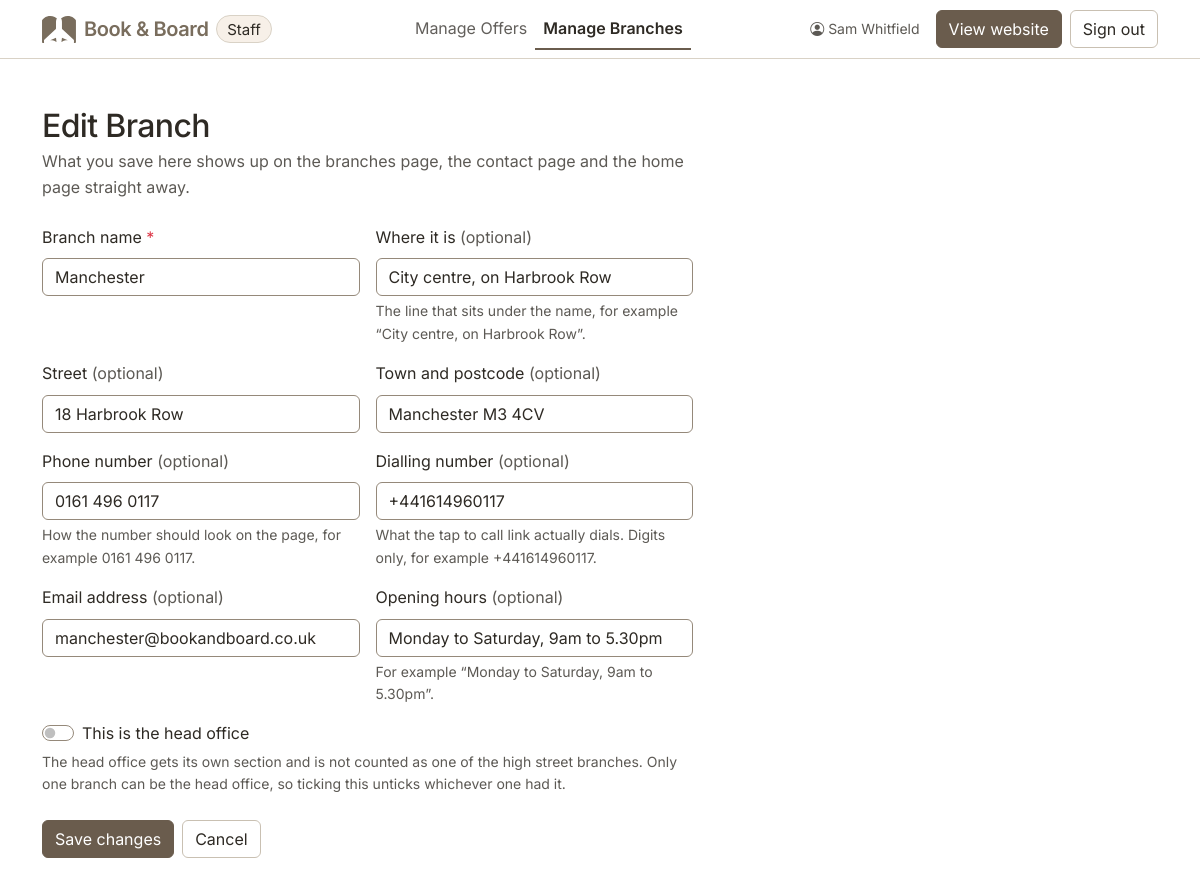
The page /basic/staff/branch-form.php?id=1 (signed in) on the database its author committed.
### tables this page shows
CREATE TABLE IF NOT EXISTS branches (
  id             INT UNSIGNED NOT NULL AUTO_INCREMENT,
  name           VARCHAR(100) NOT NULL,
  location       VARCHAR(150) NOT NULL DEFAULT '',
  street         VARCHAR(150) NOT NULL DEFAULT '',
  area           VARCHAR(150) NOT NULL DEFAULT '',
  phone          VARCHAR(30)  NOT NULL DEFAULT '',
  tel            VARCHAR(30)  NOT NULL DEFAULT '',
  email          VARCHAR(190) NOT NULL DEFAULT '',
  hours          VARCHAR(120) NOT NULL DEFAULT '',
  is_head_office TINYINT(1)   NOT NULL DEFAULT 0,
  created_at     DATETIME     NOT NULL DEFAULT CURRENT_TIMESTAMP,
  PRIMARY KEY (id),
  KEY idx_branches_office (is_head_office, id)
);

### basic/includes/db.php (called while the page is built, shortened)
<?php
function db(): PDO
{
    static $pdo = null;
    if ($pdo === null) {
        $dsn = sprintf('mysql:host=%s;port=%d;dbname=%s;charset=utf8mb4', DB_HOST, DB_PORT, DB_NAME);
        $pdo = new PDO($dsn, DB_USER, DB_PASS, [
            PDO::ATTR_ERRMODE            => PDO::ERRMODE_EXCEPTION,
            PDO::ATTR_DEFAULT_FETCH_MODE => PDO::FETCH_ASSOC,
            PDO::ATTR_EMULATE_PREPARES   => false,
        ]);
    }
    return $pdo;
}
function db_available(): bool
{
    static $available = null;
    if ($available === null) {
        try {
            $available = true;
        } catch (PDOException $e) {
            $available = false;
        }
    }
    return $available;
}
function branch_row(array $row): array
{
    $row['id']           = (int) $row['id'];
    $row['isHeadOffice'] = (bool) $row['isHeadOffice'];
    return $row;
}
function branches_select(string $conditions, array $params = []): array
{
    $statement = db()->prepare(
        'SELECT id, name, location, street, area, phone, tel, email, hours,
                is_head_office AS isHeadOffice
           FROM branches ' . $conditions
    );
    $statement->execute($params);
    return array_map('branch_row', $statement->fetchAll());
}
function branches_find(int $id): ?array
{
    return branches_select('WHERE id = ? LIMIT 1', [$id])[0] ?? null;
}

### basic/includes/format.php (called while the page is built, shortened)
<?php
function e(string $value): string
{
    return htmlspecialchars($value, ENT_QUOTES, 'UTF-8');
}
function invalid(array $errors, string $field): string
{
    return isset($errors[$field]) ? ' is-invalid' : '';
}

### basic/staff/branch-form.php (the view, shortened to what this page needs)
<?php
$id       = (int) ($_GET['id'] ?? 0);
$existing = $id ? branches_find($id) : null;
$editing = (bool) $existing;
$values = [
    'name'         => $existing['name']     ?? '',
    'location'     => $existing['location'] ?? '',
    'street'       => $existing['street']   ?? '',
    'area'         => $existing['area']     ?? '',
    'phone'        => $existing['phone']    ?? '',
    'tel'          => $existing['tel']      ?? '',
    'email'        => $existing['email']    ?? '',
    'hours'        => $existing['hours']    ?? '',
    'isHeadOffice' => $existing['isHeadOffice'] ?? false,
];
$errors = [];
require_once(__DIR__ . '/../includes/staff-header.php');
?>
<div class="col-lg-9 col-xl-7">
  <h1 class="h2 mb-1"><?= $editing ? 'Edit Branch' : 'Add Branch' ?></h1>
  <p class="text-body-secondary mb-4">
    What you save here shows up on the branches page, the contact page and the home page straight away.
  </p>
  <form method="post" action="branch-form.php<?= $editing ? '?id=' . (int) $existing['id'] : '' ?>"
        class="row g-3" novalidate>
    <div class="col-md-6">
      <label for="name" class="form-label">
        Branch name <span class="text-danger" aria-hidden="true">*</span>
      </label>
      <input type="text" class="form-control<?= invalid($errors, 'name') ?>"
             id="name" name="name" value="<?= e($values['name']) ?>"
             <?= isset($errors['name']) ? 'aria-invalid="true" aria-describedby="name-error"' : '' ?> required>
    </div>
    <div class="col-md-6">
      <label for="location" class="form-label">
        Where it is <span class="text-body-secondary fw-normal">(optional)</span>
      </label>
      <input type="text" class="form-control" id="location" name="location"
             value="<?= e($values['location']) ?>" aria-describedby="location-help">
      <div class="form-text" id="location-help">The line that sits under the name, for example “City centre, on Harbrook Row”.</div>
    </div>
    <div class="col-md-6">
      <label for="street" class="form-label">
        Street <span class="text-body-secondary fw-normal">(optional)</span>
      </label>
      <input type="text" class="form-control" id="street" name="street" value="<?= e($values['street']) ?>">
    </div>
    <div class="col-md-6">
      <label for="area" class="form-label">
        Town and postcode <span class="text-body-secondary fw-normal">(optional)</span>
      </label>
      <input type="text" class="form-control" id="area" name="area" value="<?= e($values['area']) ?>">
    </div>
    <div class="col-md-6">
      <label for="phone" class="form-label">
        Phone number <span class="text-body-secondary fw-normal">(optional)</span>
      </label>
      <input type="text" class="form-control<?= invalid($errors, 'phone') ?>"
             id="phone" name="phone" value="<?= e($values['phone']) ?>"
             aria-describedby="phone-help<?= isset($errors['phone']) ? ' phone-error' : '' ?>"
             <?= isset($errors['phone']) ? 'aria-invalid="true"' : '' ?>>
      <div class="form-text" id="phone-help">How the number should look on the page, for example 0161 496 0117.</div>
    </div>
    <div class="col-md-6">
      <label for="tel" class="form-label">
        Dialling number <span class="text-body-secondary fw-normal">(optional)</span>
      </label>
      <input type="text" class="form-control<?= invalid($errors, 'tel') ?>"
             id="tel" name="tel" value="<?= e($values['tel']) ?>"
             aria-describedby="tel-help<?= isset($errors['tel']) ? ' tel-error' : '' ?>"
             <?= isset($errors['tel']) ? 'aria-invalid="true"' : '' ?>>
      <div class="form-text" id="tel-help">What the tap to call link actually dials. Digits only, for example +441614960117.</div>
    </div>
    <div class="col-md-6">
      <label for="email" class="form-label">
        Email address <span class="text-body-secondary fw-normal">(optional)</span>
      </label>
      <input type="email" class="form-control<?= invalid($errors, 'email') ?>"
             id="email" name="email" value="<?= e($values['email']) ?>"
             <?= isset($errors['email']) ? 'aria-invalid="true" aria-describedby="email-error"' : '' ?>>
    </div>
    <div class="col-md-6">
      <label for="hours" class="form-label">
        Opening hours <span class="text-body-secondary fw-normal">(optional)</span>
      </label>
      <input type="text" class="form-control" id="hours" name="hours" value="<?= e($values['hours']) ?>"
             aria-describedby="hours-help">
      <div class="form-text" id="hours-help">For example “Monday to Saturday, 9am to 5.30pm”.</div>
    </div>
    <div class="col-12">
      <div class="form-check form-switch">
        <input class="form-check-input" type="checkbox" role="switch" value="1"
               id="isHeadOffice" name="isHeadOffice" <?= $values['isHeadOffice'] ? 'checked' : '' ?>
               aria-describedby="isHeadOffice-help">
        <label class="form-check-label" for="isHeadOffice">
          This is the head office
        </label>
      </div>
      <div class="form-text" id="isHeadOffice-help">
        The head office gets its own section and is not counted as one of the high street branches.
        Only one branch can be the head office, so ticking this unticks whichever one had it.
      </div>
    </div>
    <div class="col-12 d-grid gap-2 d-sm-flex mt-4">
      <button type="submit" class="btn btn-primary"><?= $editing ? 'Save changes' : 'Add branch' ?></button>
      <a class="btn btn-outline-secondary" href="branches.php">Cancel</a>
    </div>
  </form>
</div>
  </div>
</main>
</body>
</html>

### basic/assets/css/theme.css (style rules this page uses)
:root { --brand: #6A5C4D; --brand-logo: #796D5D; --brand-dark: #574B3E; --brand-darker: #4A4034; --ink: #2E2A24; --tint: #F7F0E8; --rule: #D9D2C6; --rule-strong: #C9C0B2; --field-border: #95897A; --accent-ink: #1F4E4A; --ink-wash: rgba(46, 42, 36, 0.14); --focus-ring: 0 0 0 0.25rem rgba(123, 108, 91, 0.35); --bs-body-font-family: "Inter", system-ui, -apple-system, "Segoe UI", sans-serif; --bs-body-line-height: 1.6; --bs-primary-rgb: 106, 92, 77; --bs-dark-rgb: 46, 42, 36; --bs-body-color: var(--ink); --bs-body-color-rgb: 46, 42, 36; --bs-border-color: var(--rule); --bs-light-rgb: 247, 240, 232; --bs-tertiary-bg: var(--tint); --bs-tertiary-bg-rgb: 247, 240, 232; --bs-secondary-color: rgba(46, 42, 36, 0.78); --bs-link-color: var(--brand-dark); --bs-link-color-rgb: 87, 75, 62; --bs-link-hover-color: var(--brand-darker); }
.btn { --bs-btn-focus-shadow-rgb: 123, 108, 91; }
.btn-primary { --bs-btn-bg: var(--brand); --bs-btn-border-color: var(--brand); --bs-btn-hover-bg: var(--brand-dark); --bs-btn-hover-border-color: var(--brand-dark); --bs-btn-active-bg: var(--brand-darker); --bs-btn-active-border-color: var(--brand-darker); --bs-btn-disabled-bg: var(--brand); --bs-btn-disabled-border-color: var(--brand); --bs-btn-disabled-color: #fff; }
.btn-outline-secondary { --bs-btn-color: var(--ink); --bs-btn-border-color: var(--rule-strong); --bs-btn-hover-color: var(--ink); --bs-btn-hover-bg: var(--ink-wash); --bs-btn-hover-border-color: var(--ink); --bs-btn-active-color: var(--bs-body-bg); --bs-btn-active-bg: var(--ink); --bs-btn-active-border-color: var(--ink); --bs-btn-disabled-color: var(--ink); --bs-btn-disabled-border-color: var(--rule-strong); }
.form-control, .form-select, .form-check-input { border-color: var(--field-border); }
h1, h2, h3, .display-4, .navbar-brand .fw-semibold { letter-spacing: -0.02em; }
h1, .display-4 { font-weight: 700; }
h1 { font-size: clamp(2.25rem, 1.65rem + 2.2vw, 3.15rem); line-height: 1.1; }
body { min-height: 100dvh; }
[id], a, button, input, select, textarea, summary, [tabindex] { scroll-margin-top: 5rem; }

### rows shown on the page
branches: name "Manchester", location "City centre, on Harbrook Row", street "18 Harbrook Row", area "Manchester M3 4CV", phone "0161 496 0117", tel "+441614960117", email "manchester@bookandboard.co.uk", hours "Monday to Saturday, 9am to 5.30pm"

### other values the page prints
$staff['name'] "Sam Whitfield"
